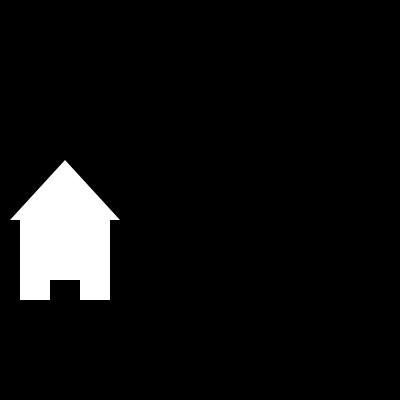
Frame 1 (no input)
Frame 60 (no input): identical to frame 1, image omitted
Frame 120 (the mouse pressed at the canvas centre since frame 60): identical to frame 1, image omitted

The p5.js sketch that drew this single still picture (run headless with seeded random() and noise() and a simulated clock; from frame 60 on, the mouse is pressed at the canvas centre):

// p5.js sketch
// ── sketch.js
function setup() {
  createCanvas(400, 400);
}

function draw() {
  background(0,0,0); //black background 
  strokeWeight(0);	//strokeweight of 0 idk why
  beginShape();
  vertex(20,220);		//start of left wall
  vertex(20,300);		//end of left wall
  vertex(50,300);		//Left floor
  vertex(50,280);		//left doorway thing
  vertex(80,280);		//Doorway space
  vertex(80,300);		//right doorway thing
  vertex(110,300);	//right floor
  vertex(110,220);	//right wall
  endShape(CLOSE);
  triangle(65,160,10,220,120,220); //roof
  
  
  
  
  
}
